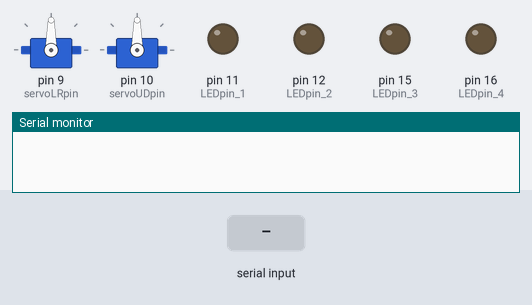
Bench run of a sketch on a simulated Arduino Uno, built with avr-gcc and run on an emulated ATmega328P. On the bench: 2 × servo, output pins drawn as LEDs (lit = HIGH), the last lines printed to the serial monitor. Inputs (shaded band) come from the test bench.

Above: at 1.2 s.
1.3 s: "L" received over Serial
At 2.5 s:
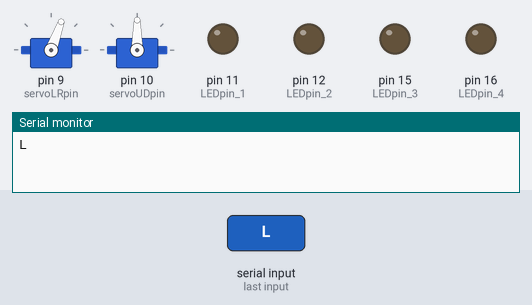
2.8 s: byte 101 ('e') received over Serial
At 3.8 s:
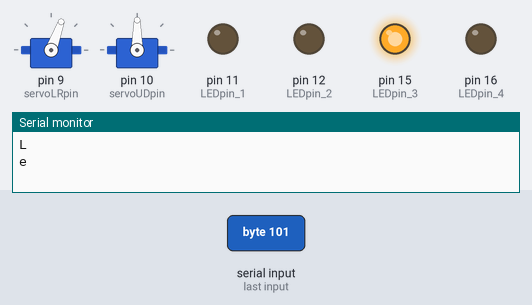
4.3 s: byte 103 ('g') received over Serial
At 4.9 s:
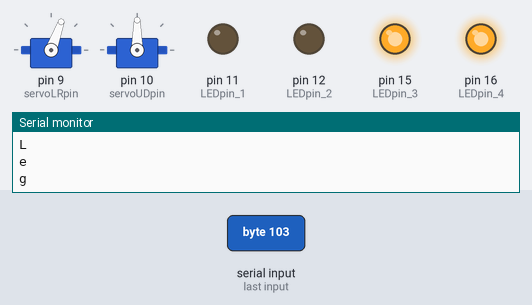
5.8 s: byte 102 ('f') received over Serial
At 6.1 s:
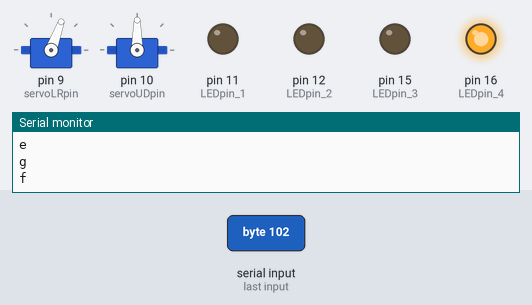
7.3 s: "1" received over Serial
At 8.4 s:
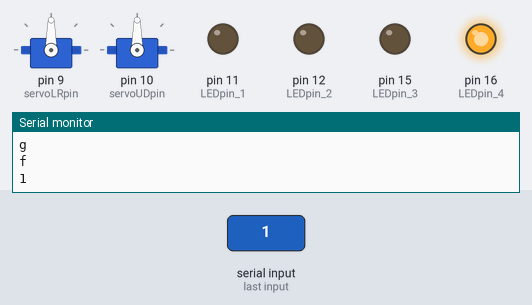
8.8 s: "R" received over Serial
At 9.6 s:
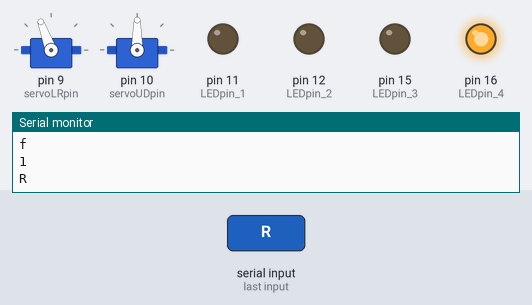
Timing chart, 0 to 11.3 s (numbered marks = the images above; inputs shaded):
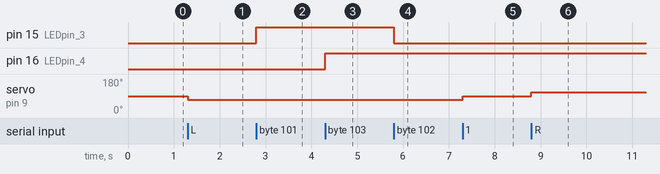

The sketch:

subomotor.ino
```cpp
#include <Servo.h>

int servoLRpin = 9, servoUDpin = 10;
Servo servoLR, servoUD;
int LEDpin_1 = 11, LEDpin_2 = 12, LEDpin_3 = 15, LEDpin_4 = 16;

void setup() {
  Serial.begin(9600);
  servoLR.attach(servoLRpin);
  servoUD.attach(servoUDpin);
  servoLR.write(90); // 서보 초기 위치 설정
  servoUD.write(90); // 서보 초기 위치 설정
  pinMode(LEDpin_1, OUTPUT);
  pinMode(LEDpin_2, OUTPUT);
  pinMode(LEDpin_3, OUTPUT);
  pinMode(LEDpin_4, OUTPUT);
  digitalWrite(LEDpin_1, LOW); // LED1를 끈 상태로 초기화
  digitalWrite(LEDpin_2, LOW); // LED2를 끈 상태로 초기화
  digitalWrite(LEDpin_3, LOW); // LED3를 끈 상태로 초기화
  digitalWrite(LEDpin_4, LOW); // LED4를 끈 상태로 초기화
}

void loop() {
  if (Serial.available() > 0) {
    char command = Serial.read(); // 명령어를 읽어옴
    Serial.println(command);
    switch (command) {
      case '1': // 서보를 좌우 리셋
        servoLR.write(90);
        break;
      case '2': // 서보를 위아래 리셋
        servoUD.write(90);
        break;
      case 'L': // 서보를 왼쪽으로 20 이동
        servoLR.write(max(0, servoLR.read() - 20));
        break;
      case 'R': // 서보를 오른쪽으로 이동
        servoLR.write(min(180, servoLR.read() + 20));
        break;
      case 'U': // 서보를 위쪽으로 이동
        servoUD.write(max(40, servoUD.read() - 20));
        break;
      case 'D': // 서보를 아래쪽으로 이동
        servoUD.write(min(130, servoUD.read() + 20));
        break;
      case 'a': // LED1을 켠다
        digitalWrite(LEDpin_1, HIGH);
        break;
      case 'b': // LED1을 끔
        digitalWrite(LEDpin_1, LOW);
        break;
      case 'c': // LED2을 켠다
        digitalWrite(LEDpin_2, HIGH);
        break;
      case 'd': // LED2를 끔
        digitalWrite(LEDpin_2, LOW);
        break;
      case 'e': // LED3를 켠다
        digitalWrite(LEDpin_3, HIGH);
        break;
      case 'f': // LED3를 끔
        digitalWrite(LEDpin_3, LOW);
        break;
      case 'g': // LED4를 켠다
        digitalWrite(LEDpin_4, HIGH);
        break;
      case 'h': // LED4를 끔
        digitalWrite(LEDpin_4, LOW);
        break;
    }
  }
}
```

Measured:
- after the input at 1.3 s, servo on pin 9 (servoLRpin): 90° → 70° at once
- after the input at 2.8 s, pin 15 (LEDpin_3): LOW → HIGH at once
- after the input at 4.3 s, pin 16 (LEDpin_4): LOW → HIGH at once
- after the input at 5.8 s, pin 15 (LEDpin_3): HIGH → LOW at once
- after the input at 7.3 s, servo on pin 9 (servoLRpin): 70° → 90° at once
- after the input at 8.8 s, servo on pin 9 (servoLRpin): 90° → 110° at once
